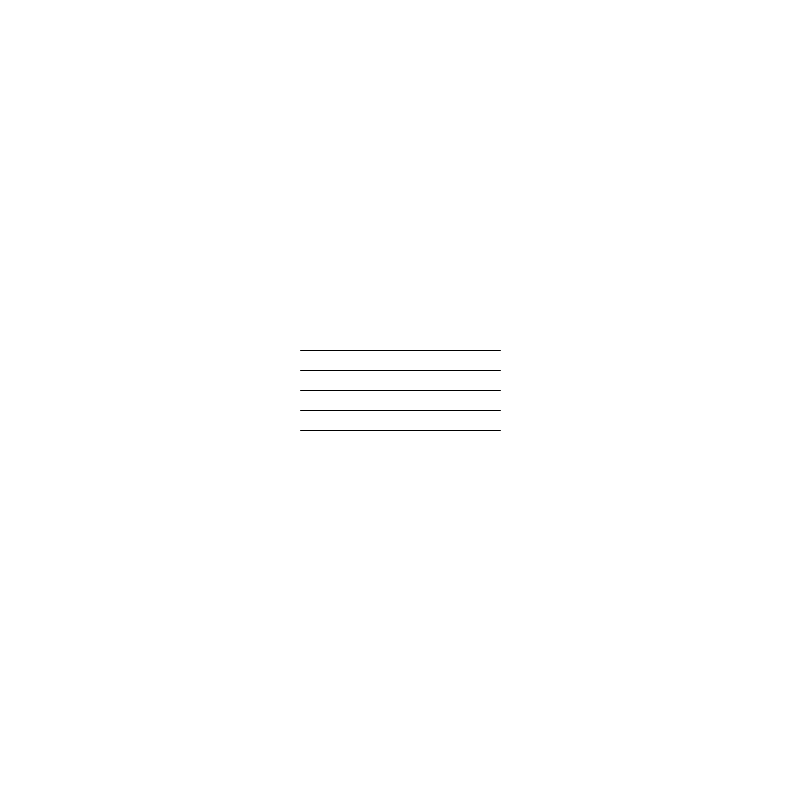
Frame 1 (no input)
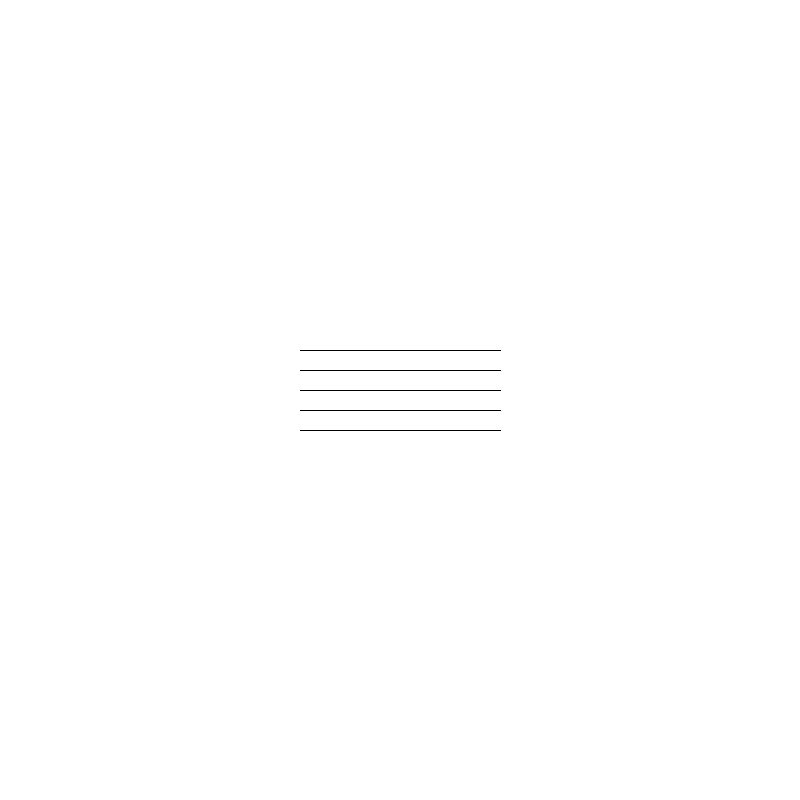
Frame 60 (the mouse pressed at the canvas centre just before this capture)
Frame 120 (the mouse held since frame 60 and released just before this capture): identical to frame 60, image omitted

The Processing sketch that drew these frames (run headless with seeded random() and noise(); from frame 60 on, the mouse is pressed at the canvas centre):

// Processing sketch: week03_alptugan_forloops_04
// ── week03_alptugan_forloops_04.pde
// Declare starting point of the lines
int xStart;
int yStart;
int xEnd;
int yEnd;

// Declare the variable that holds the horizontal gap value between lines
int hGap;

// setup function runs once, when the program starts
void setup() {
  // set window position on screen
  surface.setLocation(0,200);
  
  //Set window size
  size(800,800);
  
  // set background color
  background(#ffffff);
  
  // Assign the values to the x and y
  xStart = (width - 200) / 2;
  xEnd   = xStart + 200;
  yStart = (height - (5 * 20)) / 2;
  yEnd   = yStart;
  
  // Assign the value of hGap value;
  hGap   = 20;
}


// Draw function runs until the program stops
void draw() {
  // we want to draw 200 px long horizontal lines;
  // we know line(x1,y1,x2,y2)
  // So, in order to draw 200 px long line
  // |x2 - x1| = 200 or vice versa as follows;
  line(xStart, yStart, xEnd, yEnd);
  line(xStart, yStart + hGap, xEnd, yEnd + hGap);
  line(xStart, yStart + hGap * 2, xEnd, yEnd + hGap * 2);
  line(xStart, yStart + hGap * 3, xEnd, yEnd + hGap * 3);
  line(xStart, yStart + hGap * 4, xEnd, yEnd + hGap * 4);
  
  // TODO: 15 min. challenge
  // Position the line group in the middle of the window
}
